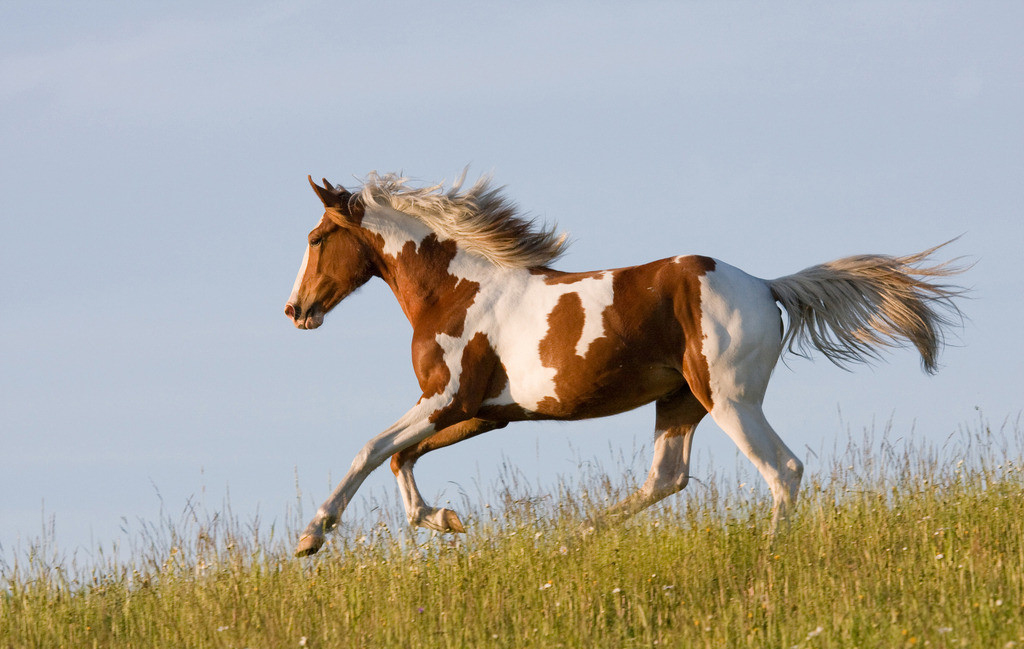
#> input picture 04_opencv/image/horse.jpg, 1024 x 649 px
$ python 'lf_16_边缘检测.py'
#> lines starting #> are read from the running program, lines starting #| are printed output that depends on the picture
# sobel算子和scharr算子
# 1.模块导入
import numpy as np
import cv2 as cv
import matplotlib.pyplot as plt
from pylab import mpl
# 设置显示中文字体
mpl.rcParams["font.sans-serif"] = ["SimHei"]
# 设置正常显示符号
mpl.rcParams["axes.unicode_minus"] = False

# 2.获取灰度图像
img = cv.imread('./image/horse.jpg',0)
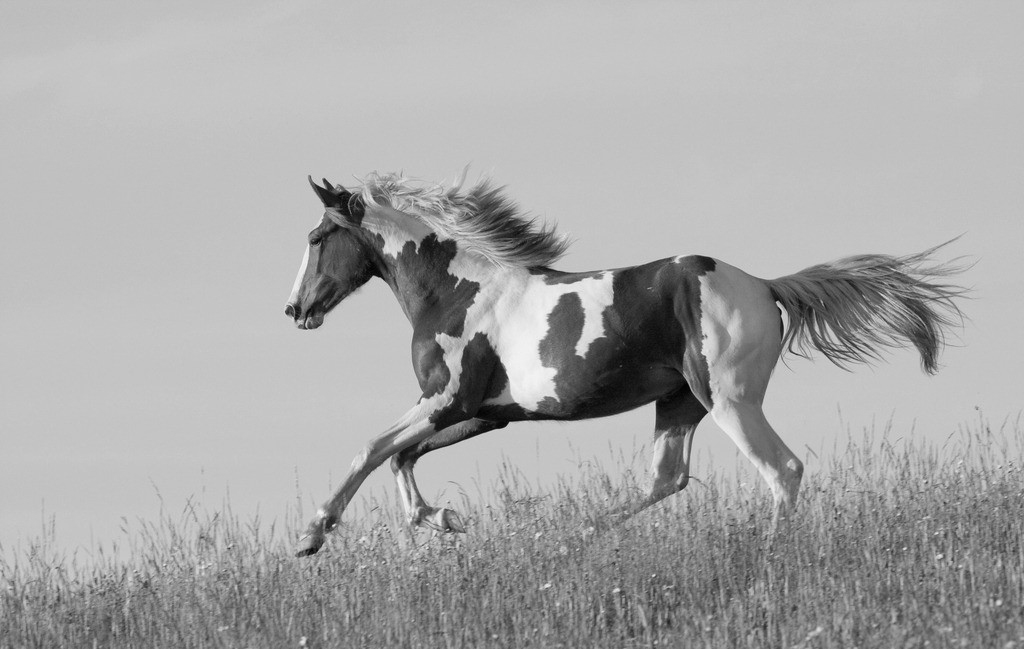
#> img: shape (649, 1024); min 1, max 246, mean 167.8

# 3.计算Sobel卷积结果
# Sobel_x_or_y = cv2.Sobel(src, ddepth, dx, dy, dst, ksize, scale, delta, borderType)
x = cv.Sobel(img,cv.CV_16S,1,0,ksize=3)
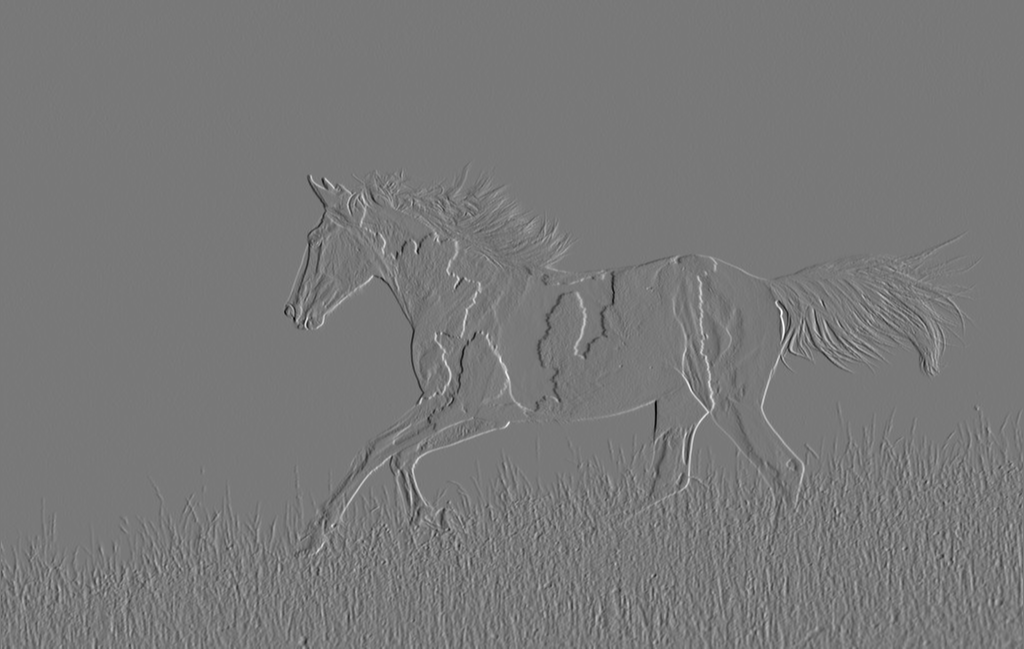
#> x: shape (649, 1024) int16; min -678, max 751, mean -0.1; drawn with min black and max white
y = cv.Sobel(img,cv.CV_16S,0,1,ksize=3)
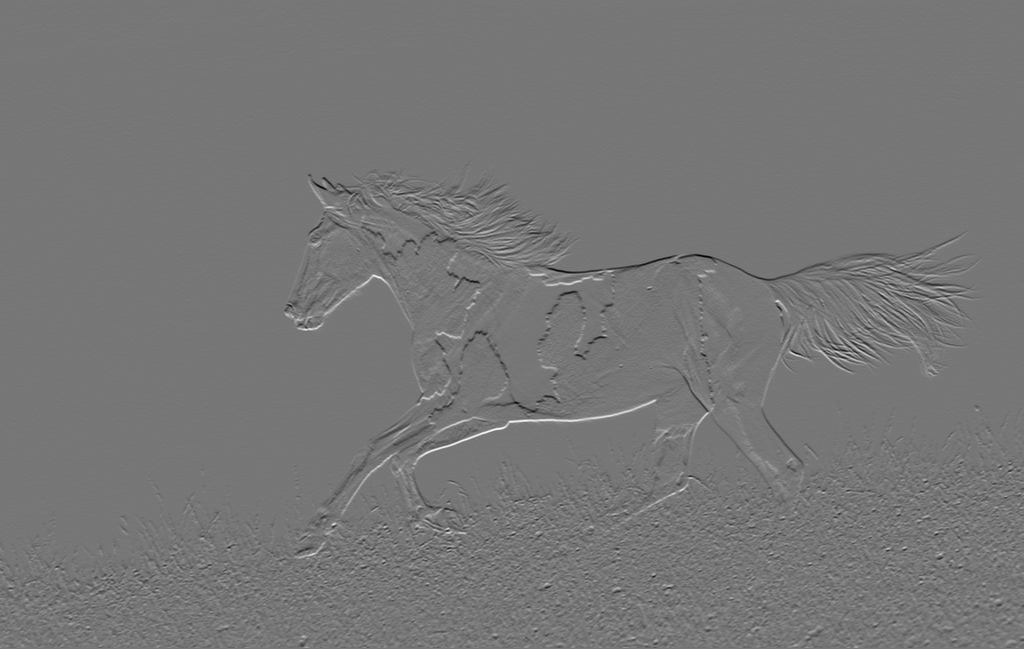
#> y: shape (649, 1024) int16; min -663, max 757, mean -0.9; drawn with min black and max white
# 4.将数据进行转化16-->unit8--才能正常显示
Scale_absX = cv.convertScaleAbs(x)
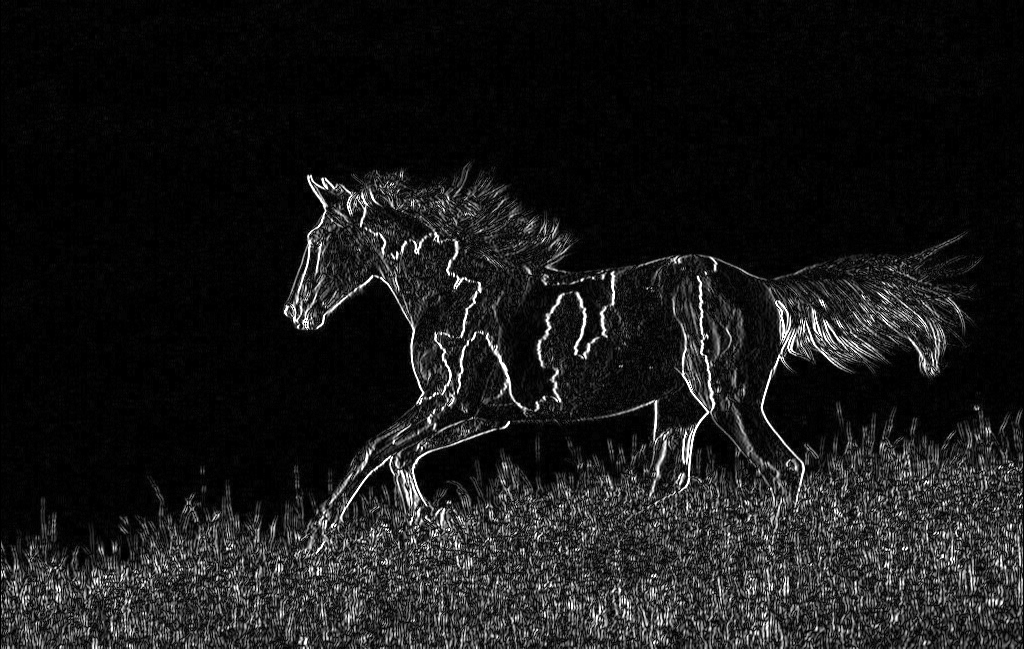
#> Scale_absX: shape (649, 1024); min 0, max 255, mean 25.5
Scale_absY = cv.convertScaleAbs(y)
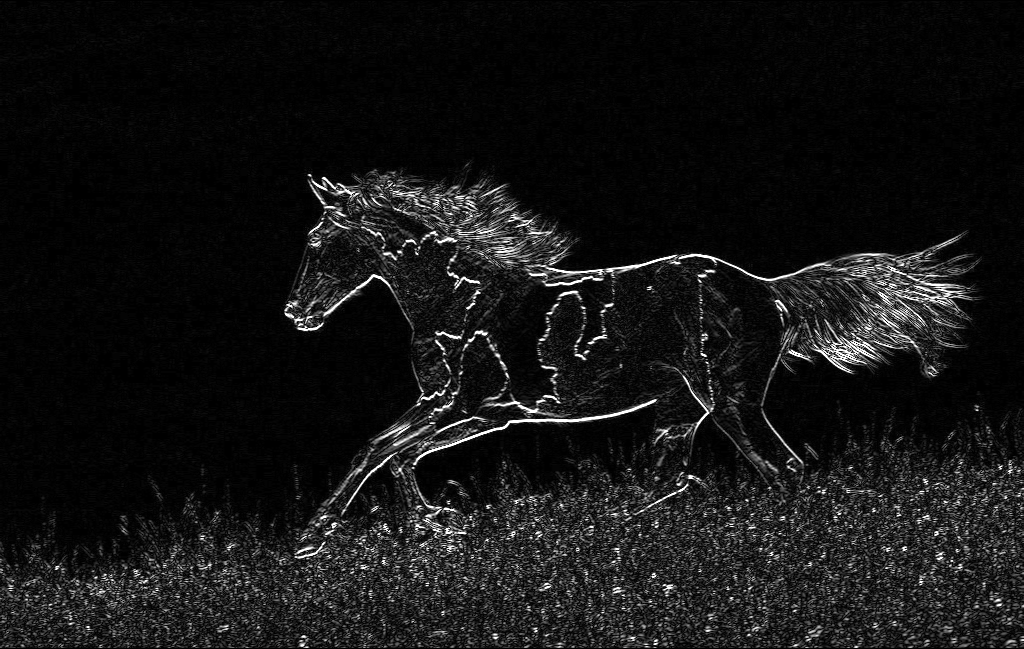
#> Scale_absY: shape (649, 1024); min 0, max 255, mean 20.8
# 5.结果合成
result = cv.addWeighted(Scale_absX,0.5,Scale_absY,0.5,0)
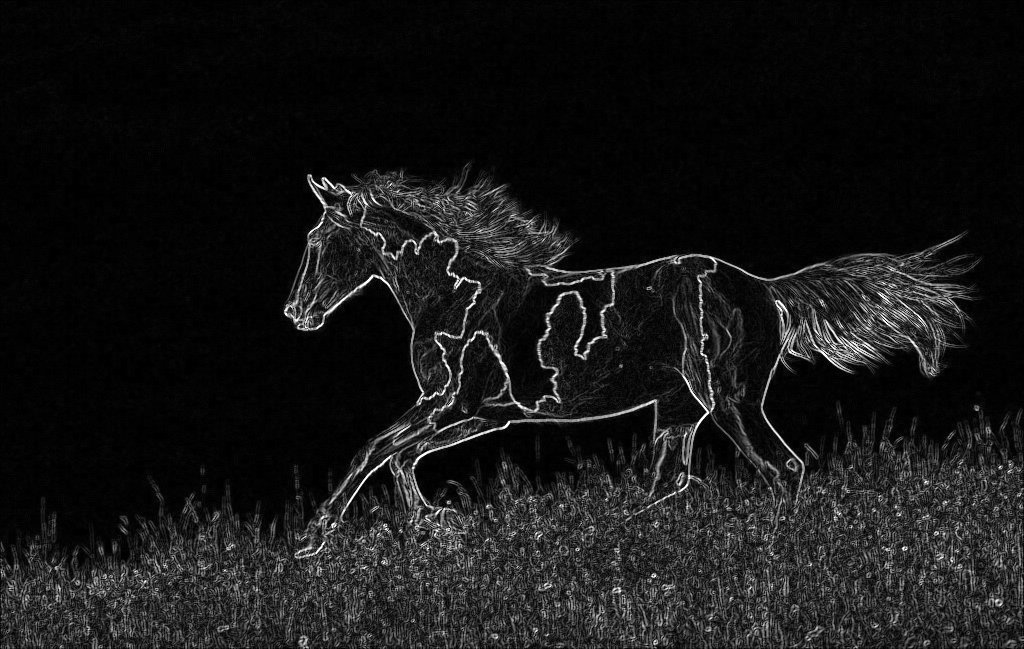
#> result: shape (649, 1024); min 0, max 255, mean 23.2
# 6.显示图像
plt.figure(figsize=(10,8),dpi=100)
plt.subplot(121),plt.imshow(img,cmap=plt.cm.gray),plt.title('原图')
plt.xticks([]), plt.yticks([])
plt.subplot(122),plt.imshow(result,cmap = plt.cm.gray),plt.title('Sobel滤波后结果')
plt.xticks([]), plt.yticks([])
plt.show()


# 将上述代码中计算sobel算子的部分中将ksize设为-1，就是利用Scharr进行边缘检测。
# x = cv.Sobel(img, cv.CV_16S, 1, 0, ksize = -1)
# y = cv.Sobel(img, cv.CV_16S, 0, 1, ksize = -1)
